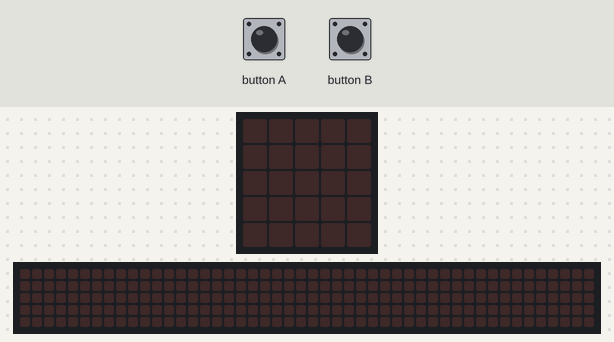
Recording of a program running on a simulated BBC micro:bit (MakeCode). Shown: the board's 5×5 LED display, a strip that is not on the board, showing the scrolling text unrolled. The inputs (shaded band) are chosen by the test bench. Random numbers come from a fixed seed; the 48×5 strip is a reading aid, not a part: it shows the text the display is scrolling, unrolled, one strip-width of it at a time.

Above: at 1.2 s.
1.3 s: button A pressed for 0.15 s
At 1.52 s:
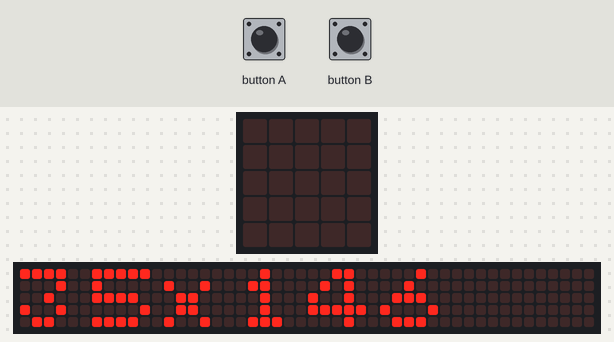
4.3 s: button B pressed for 0.15 s
7.4 s: button A pressed for 0.15 s
At 7.9 s:
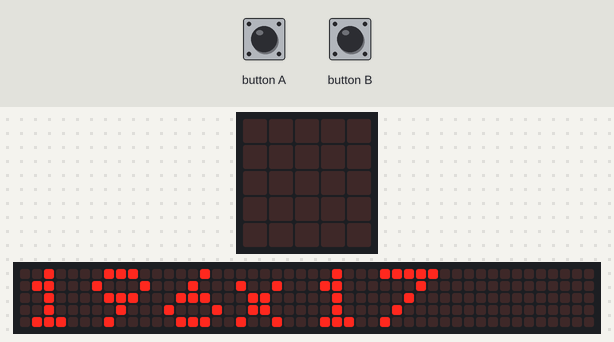
At 14.12 s:
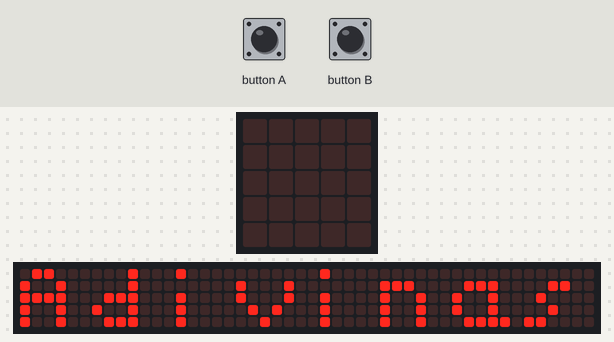

The program:

main.ts
```typescript
let num1 = 0
let num2 = 0
let resultado = 0

input.onButtonPressed(Button.A, function () {
    num1 = randint(1, 200)
    num2 = randint(1, 200)
    resultado = num1 * num2
    basic.showString(num1 + "x" + num2)
})

input.onButtonPressed(Button.B, function () {
    basic.showString("Adivinaste?")
})

input.onGesture(Gesture.Shake, function () {
    basic.showString("Exacto! " + resultado)
})
```

test.ts
```typescript
// aquí va el archivo "tests"; esto no se compilará cuando este paquete se utilice como una extensión.
```

Measured:
- after the input at 1.3 s, the display: changes after 0.15 s (image 1)
